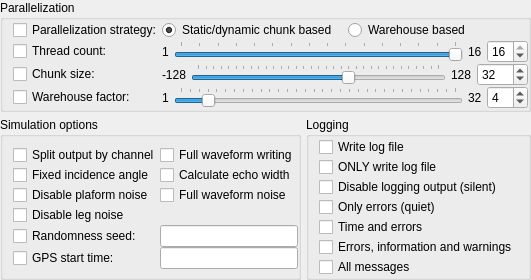
            <widget class="QWidget" name="simulationSystemTab">
             <attribute name="title">
              <string>Simulation &amp;&amp; Systen</string>
             </attribute>
             <layout class="QVBoxLayout" name="verticalLayout_8">
              <property name="spacing">
               <number>5</number>
              </property>
              <property name="leftMargin">
               <number>0</number>
              </property>
              <property name="topMargin">
               <number>0</number>
              </property>
              <property name="rightMargin">
               <number>0</number>
              </property>
              <property name="bottomMargin">
               <number>0</number>
              </property>
              <item>
               <widget class="QGroupBox" name="parallelizationBox">
                <property name="title">
                 <string>Parallelization</string>
                </property>
                <layout class="QGridLayout" name="gridLayout_4">
                 <property name="leftMargin">
                  <number>10</number>
                 </property>
                 <property name="topMargin">
                  <number>0</number>
                 </property>
                 <property name="rightMargin">
                  <number>0</number>
                 </property>
                 <property name="bottomMargin">
                  <number>0</number>
                 </property>
                 <property name="spacing">
                  <number>0</number>
                 </property>
                 <item row="0" column="0">
                  <layout class="QGridLayout" name="parallelizationGrid">
                   <property name="spacing">
                    <number>0</number>
                   </property>
                   <item row="0" column="0">
                    <widget class="QCheckBox" name="strategyCheckbox">
                     <property name="text">
                      <string>Parallelization strategy:</string>
                     </property>
                    </widget>
                   </item>
                   <item row="2" column="0">
                    <widget class="QCheckBox" name="chunkSizeCheckbox">
                     <property name="text">
                      <string>Chunk size:</string>
                     </property>
                    </widget>
                   </item>
                   <item row="3" column="0">
                    <widget class="QCheckBox" name="warehouseFactorCheckbox">
                     <property name="text">
                      <string>Warehouse factor:</string>
                     </property>
                    </widget>
                   </item>
                   <item row="1" column="0">
                    <widget class="QCheckBox" name="nthreadCheckbox">
                     <property name="text">
                      <string>Thread count:</string>
                     </property>
                    </widget>
                   </item>
                   <item row="0" column="2">
                    <widget class="QWidget" name="strategyWidget" native="true">
                     <layout class="QHBoxLayout" name="strategyLayout">
                      <property name="spacing">
                       <number>5</number>
                      </property>
                      <property name="leftMargin">
                       <number>0</number>
                      </property>
                      <property name="topMargin">
                       <number>0</number>
                      </property>
                      <property name="rightMargin">
                       <number>0</number>
                      </property>
                      <property name="bottomMargin">
                       <number>0</number>
                      </property>
                      <item>
                       <widget class="QRadioButton" name="staticDynamicChunkButton">
                        <property name="text">
                         <string>Static/dynamic chunk based</string>
                        </property>
                        <property name="checked">
                         <bool>true</bool>
                        </property>
                       </widget>
                      </item>
                      <item>
                       <widget class="QRadioButton" name="warehousButton">
                        <property name="text">
                         <string>Warehouse based</string>
                        </property>
                       </widget>
                      </item>
                     </layout>
                    </widget>
                   </item>
                   <item row="1" column="2">
                    <widget class="QWidget" name="nthreadWidget" native="true">
                     <layout class="QHBoxLayout" name="nthreadLayout">
                      <property name="spacing">
                       <number>5</number>
                      </property>
                      <property name="leftMargin">
                       <number>0</number>
                      </property>
                      <property name="topMargin">
                       <number>0</number>
                      </property>
                      <property name="rightMargin">
                       <number>0</number>
                      </property>
                      <property name="bottomMargin">
                       <number>0</number>
                      </property>
                      <item>
                       <widget class="QLabel" name="nthreadMinLabel">
                        <property name="text">
                         <string>1</string>
                        </property>
                       </widget>
                      </item>
                      <item>
                       <widget class="QSlider" name="nthreadSlider">
                        <property name="minimum">
                         <number>1</number>
                        </property>
                        <property name="maximum">
                         <number>16</number>
                        </property>
                        <property name="pageStep">
                         <number>1</number>
                        </property>
                        <property name="value">
                         <number>16</number>
                        </property>
                        <property name="sliderPosition">
                         <number>16</number>
                        </property>
                        <property name="orientation">
                         <enum>Qt::Horizontal</enum>
                        </property>
                        <property name="tickPosition">
                         <enum>QSlider::TicksAbove</enum>
                        </property>
                        <property name="tickInterval">
                         <number>1</number>
                        </property>
                       </widget>
                      </item>
                      <item>
                       <widget class="QLabel" name="nThreadMaxLabel">
                        <property name="text">
                         <string>16</string>
                        </property>
                       </widget>
                      </item>
                      <item>
                       <widget class="QSpinBox" name="nthreadSpinbox">
                        <property name="minimum">
                         <number>1</number>
                        </property>
                        <property name="maximum">
                         <number>16</number>
                        </property>
                        <property name="value">
                         <number>16</number>
                        </property>
                       </widget>
                      </item>
                     </layout>
                    </widget>
                   </item>
                   <item row="2" column="2">
                    <widget class="QWidget" name="chunkSizeWidget" native="true">
                     <layout class="QHBoxLayout" name="chunkSizeLayout">
                      <property name="spacing">
                       <number>5</number>
                      </property>
                      <property name="leftMargin">
                       <number>0</number>
                      </property>
                      <property name="topMargin">
                       <number>0</number>
                      </property>
                      <property name="rightMargin">
                       <number>0</number>
                      </property>
                      <property name="bottomMargin">
                       <number>0</number>
                      </property>
                      <item>
                       <widget class="QLabel" name="chunkSizeMinLabel">
                        <property name="text">
                         <string>-128</string>
                        </property>
                       </widget>
                      </item>
                      <item>
                       <widget class="QSlider" name="chunkSizeSlider">
                        <property name="minimum">
                         <number>-128</number>
                        </property>
                        <property name="maximum">
                         <number>128</number>
                        </property>
                        <property name="pageStep">
                         <number>1</number>
                        </property>
                        <property name="value">
                         <number>32</number>
                        </property>
                        <property name="sliderPosition">
                         <number>32</number>
                        </property>
                        <property name="orientation">
                         <enum>Qt::Horizontal</enum>
                        </property>
                        <property name="tickPosition">
                         <enum>QSlider::TicksAbove</enum>
                        </property>
                        <property name="tickInterval">
                         <number>8</number>
                        </property>
                       </widget>
                      </item>
                      <item>
                       <widget class="QLabel" name="chunkSizeMaxLabel">
                        <property name="text">
                         <string>128</string>
                        </property>
                       </widget>
                      </item>
                      <item>
                       <widget class="QSpinBox" name="chunkSizeSpinbox">
                        <property name="minimum">
                         <number>-128</number>
                        </property>
                        <property name="maximum">
                         <number>128</number>
                        </property>
                        <property name="value">
                         <number>32</number>
                        </property>
                       </widget>
                      </item>
                     </layout>
                    </widget>
                   </item>
                   <item row="3" column="2">
                    <widget class="QWidget" name="warehouseFactorWidget" native="true">
                     <layout class="QHBoxLayout" name="warehouseFactorLayout">
                      <property name="spacing">
                       <number>5</number>
                      </property>
                      <property name="leftMargin">
                       <number>0</number>
                      </property>
                      <property name="topMargin">
                       <number>0</number>
                      </property>
                      <property name="rightMargin">
                       <number>0</number>
                      </property>
                      <property name="bottomMargin">
                       <number>0</number>
                      </property>
                      <item>
                       <widget class="QLabel" name="warehouseFactorMinLabel">
                        <property name="text">
                         <string>1</string>
                        </property>
                       </widget>
                      </item>
                      <item>
                       <widget class="QSlider" name="warehouseFactorSlider">
                        <property name="minimum">
                         <number>1</number>
                        </property>
                        <property name="maximum">
                         <number>32</number>
                        </property>
                        <property name="pageStep">
                         <number>1</number>
                        </property>
                        <property name="value">
                         <number>4</number>
                        </property>
                        <property name="sliderPosition">
                         <number>4</number>
                        </property>
                        <property name="orientation">
                         <enum>Qt::Horizontal</enum>
                        </property>
                        <property name="tickPosition">
                         <enum>QSlider::TicksAbove</enum>
                        </property>
                        <property name="tickInterval">
                         <number>1</number>
                        </property>
                       </widget>
                      </item>
                      <item>
                       <widget class="QLabel" name="warehouseFactoMaxLabel">
                        <property name="text">
                         <string>32</string>
                        </property>
                       </widget>
                      </item>
                      <item>
                       <widget class="QSpinBox" name="warehouseFactorSpinbox">
                        <property name="minimum">
                         <number>1</number>
                        </property>
                        <property name="maximum">
                         <number>32</number>
                        </property>
                        <property name="value">
                         <number>4</number>
                        </property>
                       </widget>
                      </item>
                     </layout>
                    </widget>
                   </item>
                  </layout>
                 </item>
                </layout>
               </widget>
              </item>
              <item>
               <layout class="QHBoxLayout" name="simulationLoggingLayout">
                <item>
                 <widget class="QGroupBox" name="simulationBox">
                  <property name="title">
                   <string>Simulation options</string>
                  </property>
                  <layout class="QVBoxLayout" name="verticalLayout_2">
                   <property name="spacing">
                    <number>0</number>
                   </property>
                   <property name="leftMargin">
                    <number>10</number>
                   </property>
                   <property name="topMargin">
                    <number>0</number>
                   </property>
                   <property name="rightMargin">
                    <number>0</number>
                   </property>
                   <property name="bottomMargin">
                    <number>0</number>
                   </property>
                   <item>
                    <layout class="QGridLayout" name="simulationGrid">
                     <property name="spacing">
                      <number>0</number>
                     </property>
                     <item row="4" column="1">
                      <widget class="QCheckBox" name="seedCheckbox">
                       <property name="text">
                        <string>Randomness seed:</string>
                       </property>
                      </widget>
                     </item>
                     <item row="2" column="2">
                      <widget class="QCheckBox" name="fullwaveNoiseCheckbox">
                       <property name="text">
                        <string>Full waveform noise</string>
                       </property>
                      </widget>
                     </item>
                     <item row="4" column="2">
                      <widget class="QLineEdit" name="seedEdit"/>
                     </item>
                     <item row="0" column="2">
                      <widget class="QCheckBox" name="writeWaveformCheckbox">
                       <property name="text">
                        <string>Full waveform writing</string>
                       </property>
                      </widget>
                     </item>
                     <item row="3" column="1">
                      <widget class="QCheckBox" name="disableLegNoiseCheckbox">
                       <property name="text">
                        <string>Disable leg noise</string>
                       </property>
                      </widget>
                     </item>
                     <item row="2" column="1">
                      <widget class="QCheckBox" name="disablePlatformNoiseCheckbox">
                       <property name="text">
                        <string>Disable plaform noise</string>
                       </property>
                      </widget>
                     </item>
                     <item row="1" column="2">
                      <widget class="QCheckBox" name="calcEchoWidthCheckbox">
                       <property name="text">
                        <string>Calculate echo width</string>
                       </property>
                      </widget>
                     </item>
                     <item row="5" column="2">
                      <widget class="QLineEdit" name="gpsStartTimeEdit"/>
                     </item>
                     <item row="1" column="1">
                      <widget class="QCheckBox" name="fixedIncidenceAngleCheckbox">
                       <property name="text">
                        <string>Fixed incidence angle</string>
                       </property>
                      </widget>
                     </item>
                     <item row="5" column="1">
                      <widget class="QCheckBox" name="gpsStartTimeCheckbox">
                       <property name="text">
                        <string>GPS start time:</string>
                       </property>
                      </widget>
                     </item>
                     <item row="0" column="1">
                      <widget class="QCheckBox" name="splitByChannelCheckbox">
                       <property name="text">
                        <string>Split output by channel</string>
                       </property>
                      </widget>
                     </item>
                    </layout>
                   </item>
                  </layout>
                 </widget>
                </item>
                <item>
                 <widget class="QGroupBox" name="loggingBox">
                  <property name="title">
                   <string>Logging</string>
                  </property>
                  <layout class="QGridLayout" name="gridLayout_9">
                   <property name="leftMargin">
                    <number>10</number>
                   </property>
                   <property name="topMargin">
                    <number>0</number>
                   </property>
                   <property name="rightMargin">
                    <number>10</number>
                   </property>
                   <property name="bottomMargin">
                    <number>0</number>
                   </property>
                   <property name="spacing">
                    <number>0</number>
                   </property>
                   <item row="4" column="0">
                    <widget class="QCheckBox" name="vtCheckbox">
                     <property name="text">
                      <string>Time and errors</string>
                     </property>
                    </widget>
                   </item>
                   <item row="0" column="0">
                    <widget class="QCheckBox" name="logFileCheckbox">
                     <property name="text">
                      <string>Write log file</string>
                     </property>
                    </widget>
                   </item>
                   <item row="5" column="0">
                    <widget class="QCheckBox" name="vCheckbox">
                     <property name="text">
                      <string>Errors, information and warnings</string>
                     </property>
                    </widget>
                   </item>
                   <item row="1" column="0">
                    <widget class="QCheckBox" name="logFileOnlyCheckbox">
                     <property name="text">
                      <string>ONLY write log file</string>
                     </property>
                    </widget>
                   </item>
                   <item row="2" column="0">
                    <widget class="QCheckBox" name="silentCheckbox">
                     <property name="text">
                      <string>Disable logging output (silent)</string>
                     </property>
                    </widget>
                   </item>
                   <item row="6" column="0">
                    <widget class="QCheckBox" name="vvCheckbox">
                     <property name="text">
                      <string>All messages</string>
                     </property>
                    </widget>
                   </item>
                   <item row="3" column="0">
                    <widget class="QCheckBox" name="quietCheckbox">
                     <property name="text">
                      <string>Only errors (quiet)</string>
                     </property>
                    </widget>
                   </item>
                  </layout>
                 </widget>
                </item>
               </layout>
              </item>
             </layout>
            </widget>
